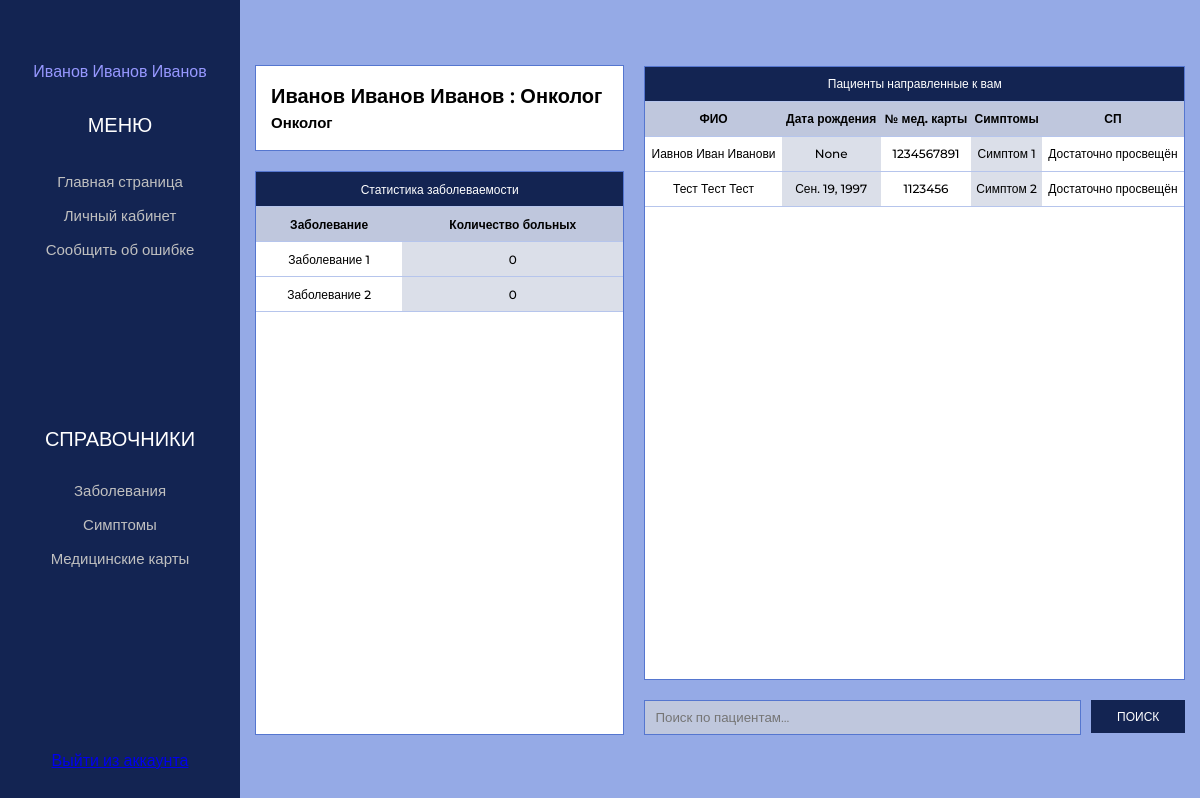
Page /profile (signed in) on the earlier database version.
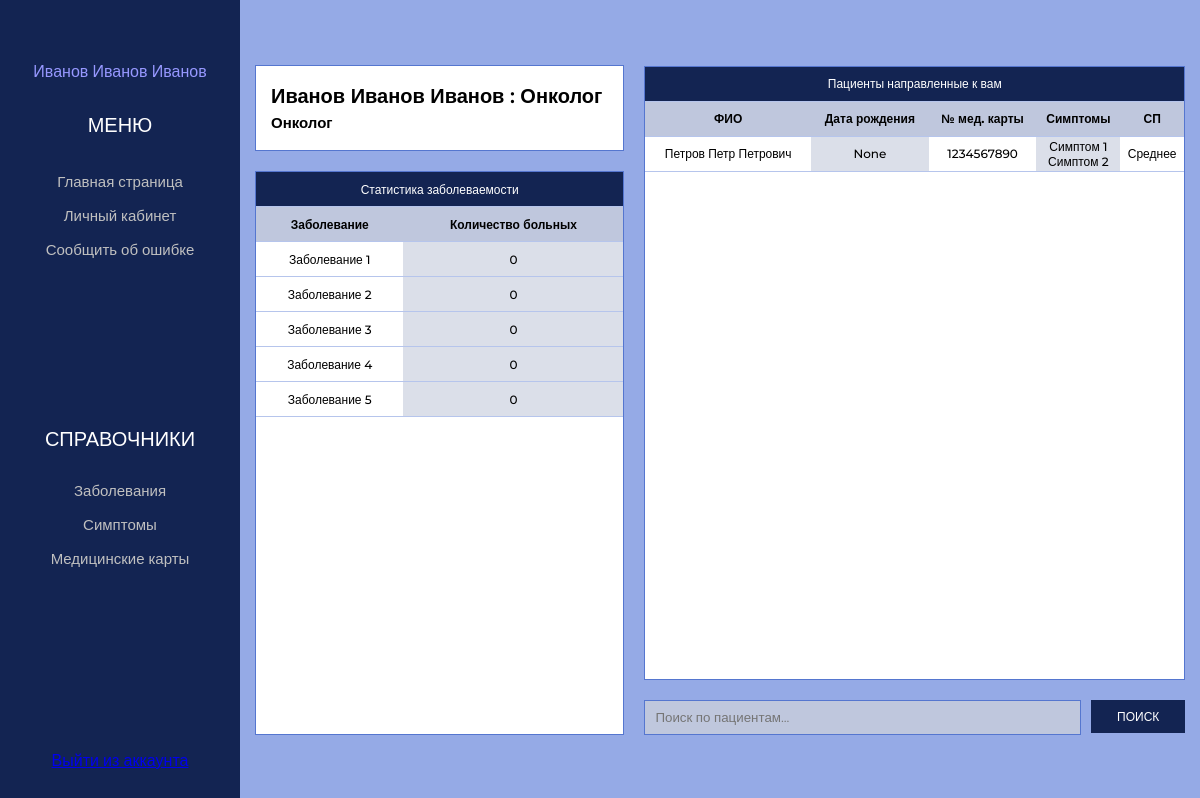
Same page on the later database version.
### app/models.py (models this page shows, shortened)
class Disease(models.Model):
    name_disease                                = models.CharField(max_length=50, verbose_name='Наименование заболевания', null=False)
    description_disease                         = models.TextField(verbose_name='Описание заболевания', null=False)
    number_of_patients                          = models.IntegerField(verbose_name='Количество заболевших', null=True, default=0)
    symptoms                                    = models.ManyToManyField(Symptom, verbose_name="Симптом", related_name='diseases')
    status_genetic_predisposition               = models.BooleanField( verbose_name='Наличие генетических предрасположенностей', default=False)
    description_genetic_predisposition          = models.TextField(verbose_name='Описание генетической предрасположенности', null=True, blank=True, default='-')
    class Meta:
        verbose_name            = "Заболевание"
        verbose_name_plural     = "Заболевания"

class Patient(models.Model):
    surname_patient             = models.CharField(max_length=50, verbose_name='Фамилия пациента', null=True, blank=True)
    name_patient                = models.CharField(max_length=50, verbose_name='Имя пациента', null=True, blank=True)
    middlename_patient          = models.CharField(max_length=50, verbose_name='Отчество пациента', null=True, blank=True)
    email                       = models.EmailField(verbose_name='Почта', max_length=254, null=True, blank=True)
    birthday_patient            = models.DateField(max_length=50, verbose_name='День рождение пациента', null=True, blank=True)
    gender_patient              = models.CharField(max_length=50, verbose_name='Пол пациента', null=True, blank=True)
    enlightenment_patient       = models.CharField(max_length=50, verbose_name='Санитарное просвящение пациента', null=True)
    number_of_medical_card      = models.CharField(max_length=50, verbose_name='Номер медицинской карты', null=True)
    symptoms_patient            = models.ManyToManyField('Symptom', verbose_name="Симптомы", related_name = 'symptoms_patient' , blank=True)
    childhood_diseases          = models.ManyToManyField('Disease', verbose_name="Болезни детства", related_name = 'childhood_diseases', blank=True)
    relatives_diseases          = models.ManyToManyField('Disease', verbose_name="Болезни у родственников", related_name = 'relatives_diseases', blank=True)
    chronic_disease             = models.CharField(max_length=250, verbose_name='Хронические заболевания', null=True, blank=True)
    description_recommendation  = models.CharField(max_length=200, verbose_name='Описание рекомендации', null=True, blank=True)
    date_recommendation         = models.DateField(max_length=50, verbose_name='Дата выдачи рекомендации', null=True, blank=True)
    period_recommendation       = models.DateField(max_length=50, verbose_name='Период времени', null=True, blank=True)
    fk_account                  = models.ForeignKey(Account, on_delete = models.DO_NOTHING, verbose_name = 'Врач', null=True, blank=True)
    class Meta:
        verbose_name            = "Пациент"
        verbose_name_plural     = "Пациенты"

class Symptom(models.Model):
    name_symptom            = models.CharField(max_length=50, verbose_name='Наименование симптома', null=False)
    description_symptom     = models.CharField(max_length=200, verbose_name='Описание симптома', null=False)
    class Meta:
        verbose_name            = "Симптом"
        verbose_name_plural     = "Симптомы"

### app/views.py (the view)
# urls.py: path('profile', views.profile, name='profile'),
def profile(request):
    user_id = request.user.id
    user = request.user
    if not user.is_authenticated:
        return redirect('/accounts/login/')
    search_query = request.GET.get('search','')
    if search_query:
        info = Patient.objects.filter(Q(surname_patient__icontains=search_query) |
        Q(name_patient__icontains=search_query) |
        Q(middlename_patient__icontains=search_query) |
        Q(number_of_medical_card__icontains=search_query) |
        Q(enlightenment_patient__icontains=search_query) |
        Q(symptoms_patient__name_symptom__icontains=search_query) |
        Q(birthday_patient__icontains=search_query))
    else:
        info = Patient.objects.filter(fk_account__in=[user_id])
    elements = Disease.objects.all()
    context = {'elements': elements, 'info': info}
    return render(request, 'app/doctor/profile.html', context)

### account/models.py (called while the page is built)
    def __str__(self):
        return self.surname_doctor + ' ' + self.name_doctor + ' ' + self.middlename_doctor  + ' : ' + self.positions_doctor.positions_name

### app/templates/app/doctor/profile.html (shortened to what this page needs)
{% extends 'app/doctor/base_nav.html' %}
{% load static %}
{% block content %}
<section class="main">
    <div class="container">
        <div class="main_inner">
            <div class="main_left_block">
                <div class="card">
                    <p class="card_fio">{{request.user}}</p>
                    <p class="card_position">{{request.user.positions_doctor.positions_name }}</p>
                </div>
                <div class="statistic">
                    {% if elements %}
                    <table class="table profile_doctor" border="0" cellspacing="0">
                        <tr class="header_table black_title">
                            <td width='100%' colspan="2">Статистика заболеваемости</td>
                        </tr>
                        <tr class="header_table">
                            <th>Заболевание</th>
                            <th>Количество больных</th>
                        </tr>
                        {% for el in elements %}
                        <tr class="header_table">
                            <td>{{ el.name_disease }}</td>
                            <td class="color">{{ el.number_of_patients }}</td>
                        </tr>
                        {% endfor %}
                        {% else %}
                        <tr class="header_table">
                            <td width=90%>
                                <p style="margin:20px 20px 20px 20px" class="input_title">Нет записей</p>
                            </td>
                        </tr>
                        {% endif %}
                    </table>
                </div>
            </div>
            <div class="main_right_block">
                <div class="main_right_elements">
                    <table class="table profile_doctor" border="0" cellspacing="0">
                        <tr class="header_table black_title">
                            <td colspan="5">Пациенты направленные к вам</td>
                        </tr>
                        <tr class="header_table">
                            <th>ФИО</th>
                            <th>Дата рождения</th>
                            <th>№ мед. карты</th>
                            <th>Симптомы</th>
                            <th>СП</th>
                        </tr>
                        {% for i in info %}
                            <tr class="header_table">
                                <td>{{ i.surname_patient }} {{ i.name_patient }} {{ i.middlename_patient }}</td>
                                <td class="color">{{ i.birthday_patient }}</td>
                                <td >{{ i.number_of_medical_card }}</td>
                                    <td class="color">
                                    {% for s in i.symptoms_patient.all %}
                                    <p>{{ s.name_symptom }}</p>
                                    {% endfor %}
                                    </td>
                                <td >{{ i.enlightenment_patient }}</td>
                            </tr>
                        {% endfor %}
                    </table>
                </div>
                <form class="search_profile" action="{% url 'profile' %}" method="GET">
                    <input type="text" class="search_profile_bottom" name="search" placeholder="Поиск по пациентам..." />
                    <button type="submit" class="bottom_button">ПОИСК</button>
                </form>
            </div>
        </div>
    </div>
</section>
{% endblock content %}

Differences in the rows shown:
removed Patient: surname_patient "Иавнов", name_patient "Иван", middlename_patient "Иванови", birthday_patient "None", number_of_medical_card "1234567891", enlightenment_patient "Достаточно просвещён", Symptom (name_symptom "Симптом 1")
removed Patient: surname_patient "Тест", name_patient "Тест", middlename_patient "Тест", birthday_patient "Сен. 19, 1997", number_of_medical_card "1123456", enlightenment_patient "Достаточно просвещён", Symptom (name_symptom "Симптом 2")
added Disease: name_disease "Заболевание 3", number_of_patients "0"
added Disease: name_disease "Заболевание 4", number_of_patients "0"
added Disease: name_disease "Заболевание 5", number_of_patients "0"
now on this page (row edited): Patient: surname_patient "Петров", name_patient "Петр", middlename_patient "Петрович", birthday_patient "None", number_of_medical_card "1234567890", enlightenment_patient "Среднее", Symptom (name_symptom "Симптом 1"), Symptom (name_symptom "Симптом 2")
